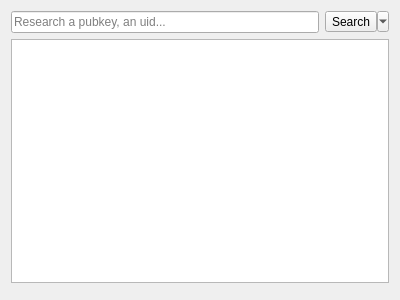
<?xml version="1.0" encoding="UTF-8"?>
<ui version="4.0">
 <class>IdentitiesWidget</class>
 <widget class="QWidget" name="IdentitiesWidget">
  <property name="geometry">
   <rect>
    <x>0</x>
    <y>0</y>
    <width>400</width>
    <height>300</height>
   </rect>
  </property>
  <property name="windowTitle">
   <string>Form</string>
  </property>
  <layout class="QVBoxLayout" name="verticalLayout">
   <item>
    <layout class="QHBoxLayout" name="horizontalLayout_3">
     <property name="topMargin">
      <number>0</number>
     </property>
     <item>
      <widget class="QLineEdit" name="edit_textsearch">
       <property name="placeholderText">
        <string>Research a pubkey, an uid...</string>
       </property>
      </widget>
     </item>
     <item>
      <widget class="QToolButton" name="button_search">
       <property name="text">
        <string>Search</string>
       </property>
       <property name="popupMode">
        <enum>QToolButton::MenuButtonPopup</enum>
       </property>
       <property name="toolButtonStyle">
        <enum>Qt::ToolButtonTextBesideIcon</enum>
       </property>
      </widget>
     </item>
    </layout>
   </item>
   <item>
    <widget class="QTableView" name="table_identities">
     <property name="contextMenuPolicy">
      <enum>Qt::CustomContextMenu</enum>
     </property>
     <property name="alternatingRowColors">
      <bool>true</bool>
     </property>
     <property name="sortingEnabled">
      <bool>true</bool>
     </property>
     <attribute name="horizontalHeaderShowSortIndicator" stdset="0">
      <bool>true</bool>
     </attribute>
     <attribute name="horizontalHeaderStretchLastSection">
      <bool>true</bool>
     </attribute>
     <attribute name="verticalHeaderVisible">
      <bool>false</bool>
     </attribute>
    </widget>
   </item>
   <item>
    <widget class="Busy" name="busy" native="true"/>
   </item>
  </layout>
 </widget>
 <customwidgets>
  <customwidget>
   <class>Busy</class>
   <extends>QWidget</extends>
   <header>sakia.gui.widgets.busy</header>
   <container>1</container>
  </customwidget>
 </customwidgets>
 <resources/>
 <connections/>
</ui>
